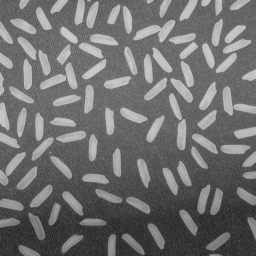
%> input picture lezio6/rice.png, 256 x 256 px
$ octave es3.m   (GNU Octave 9; MATLAB toolbox functions it lacks are replaced by stand-ins)
%> lines starting %> are read from the running program, lines starting %| are printed output that depends on the picture
rect1 = [0 0 256 256]

img1 = checkerboard(8,16);%8x8 --> 8 è la dimensione del quadratino
img1 = imresize(img1, 4); %interpolazione con ingrandimento 4
img1 = imcrop(img1,rect1); % mantengo l'immagine di 256x256

img2 = checkerboard(16,8);%16x16
img2 = imresize(img2, 4);
img2 = imcrop(img2,rect1);

img3 = checkerboard(32,4);%32
img3 = imresize(img3, 4);
img3 = imcrop(img3,rect1);

img4 = checkerboard(64,2);%64
img4 = imresize(img4, 4);
img4 = imcrop(img4,rect1);

%disturbo gaussiano
zero_(1:256)=0;
img5 = repmat(zero_,length(zero_),1);
img5 = imnoise(img5,'gaussian',0.1, 0.3);
img5 = imresize(img5, 4);
img5 = imcrop(img5,rect1);

%rice
img6 = imread('rice.png');
%> img6 is the input picture: size 256x256 uint8; min 40, max 204, mean 111.2
img6 = imresize(img6, 4);
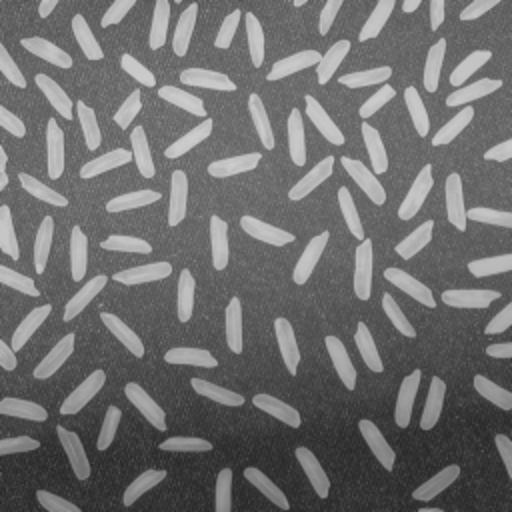
%> img6: size 1024x1024 uint8 (shown at 1/2 size); min 37, max 208, mean 111.2
img6 = imcrop(img6,rect1);
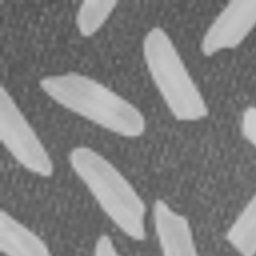
%> img6: size 256x256 uint8; min 79, max 203, mean 127.7

img1 = img1>0.5;
img2 = img2>0.5;
img3 = img3>0.5;
img4 = img4>0.5;

figure;

subplot(3,2,1);
imshow(img1, []);

subplot(3,2,2);
imshow(img2, []);

subplot(3,2,3);
imshow(img3, []);

subplot(3,2,4);
imshow(img4, []);

subplot(3,2,5);
imshow(img5, []);

subplot(3,2,6);
imshow(img6, []);
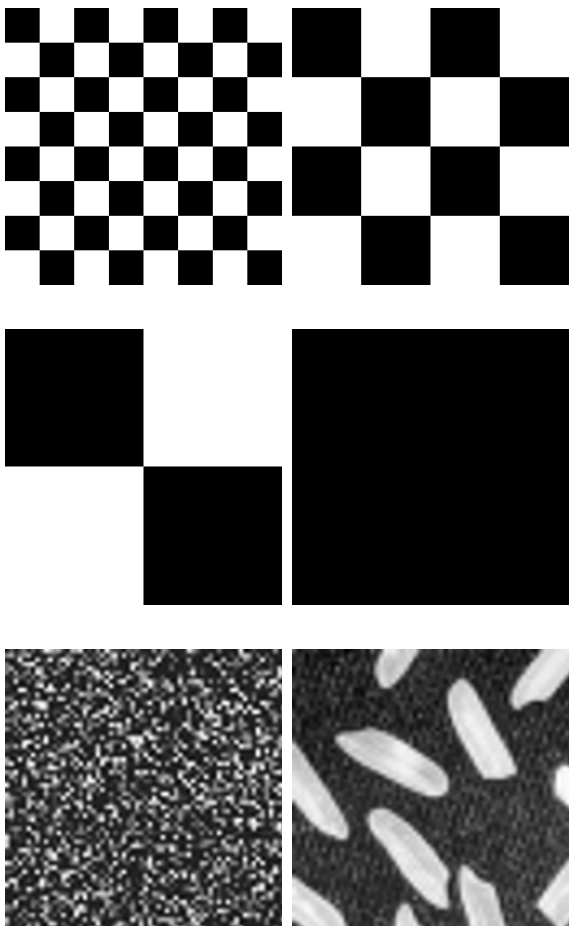
%> figure redrawn from the program's plot data, 6 panels
